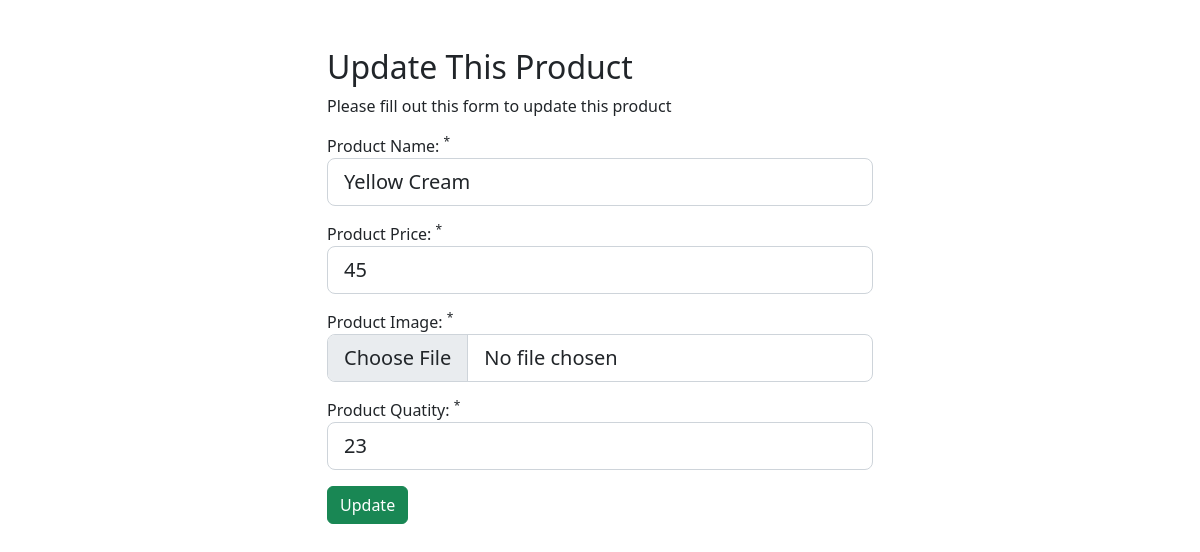
/dashboard/get/11 (signed in), run on the app's committed database.
### tables this page shows
CREATE TABLE `product` (
  `id` int(11) NOT NULL,
  `name` varchar(100) NOT NULL,
  `quantity` int(11) NOT NULL,
  `price` float NOT NULL,
  `image` text NOT NULL,
  `date` date NOT NULL DEFAULT current_timestamp()
);

### app/controllers/Dashboard.php (called while the page is built, shortened)
<?php
class Dashboard extends Controller
{
    private $productModel;
    public function __construct()
    {
        $this->productModel = $this->model('Product');
    }
    public function get($id)
    {
        $product = $this->productModel->getProduct($id);
        $data['product'] = $product;
        $this->view('admin/dashboard/edit', $data);
    }
}

### app/core/App.php (called while the page is built, shortened)
<?php
  class App {
    protected $currentMethod = 'index';
    public function __construct(){
      $url = $this->getUrl();
      if(file_exists('../app/controllers/' . ucwords($url[0]). '.php')){
        unset($url[0]);
      }
      $this->currentController = new $this->currentController;
      if(isset($url[1])){
        if(method_exists($this->currentController, $url[1])){
          $this->currentMethod = $url[1];
          unset($url[1]);
        }
      }
      $this->params = $url ? array_values($url) : [];
      call_user_func_array([$this->currentController, $this->currentMethod], $this->params);
    }
    public function getUrl(){
      if(isset($_GET['url'])){
        $url = rtrim($_GET['url'], '/');
        $url = filter_var($url, FILTER_SANITIZE_URL);
        $url = explode('/', $url);
        return $url;
      }
    return ['0' => 'home'];
    }
  }

### public/index.php (called while the page is built, shortened)
<?php
  $init = new App;

### app/core/Database.php (called while the page is built, shortened)
<?php
  class Database {
    private $host = DB_HOST;
    private $user = DB_USER;
    private $pass = DB_PASS;
    private $dbname = DB_NAME;
    private $dbh;
    private $stmt;
    public function __construct(){
      $dsn = 'mysql:host=' . $this->host . ';dbname=' . $this->dbname;
      $options = array(
        PDO::ATTR_PERSISTENT => true,
        PDO::ATTR_ERRMODE => PDO::ERRMODE_EXCEPTION
      );
      try{
        $this->dbh = new PDO($dsn, $this->user, $this->pass, $options);
      } catch(PDOException $e){
        $this->error = $e->getMessage();
        echo $this->error;
      }
    }
    public function query($sql){
      $this->stmt = $this->dbh->prepare($sql);
    }
    public function bind($param, $value, $type = null){
      if(is_null($type)){
        switch(true){
          default:
            $type = PDO::PARAM_STR;
        }
      }
      $this->stmt->bindValue($param, $value, $type);
    }
    public function execute(){
      return $this->stmt->execute();
    }
    public function single(){
      $this->execute();
      return $this->stmt->fetch(PDO::FETCH_ASSOC);
    }
  }

### app/models/Product.php (called while the page is built, shortened)
<?php
class Product
{
    private $db;
    public function __construct()
    {
        $this->db = new Database;
    }
    public function getProduct($id)
    {
        $this->db->query('SELECT * FROM product WHERE id = :id');
        $this->db->bind(':id', $id);
        $row = $this->db->single();
        if ($row) {
            return $row;
        } else {
            return false;
        }
    }
}

### app/views/admin/dashboard/edit.php (the view, shortened to what this page needs)
<?php require APPROOT . '/views/inc/header.php'; ?>
<div class="container mt-5">
    <div class="row mt-5">
        <div class="col-md-6 mx-auto">
            <h2>Update This Product</h2>
            <p>Please fill out this form to update this product</p>
            <form action="<?php echo URLROOT . 'dashboard/edit/' . $data['product']['id'] ?>" method="post" enctype="multipart/form-data" id="edit">
            <div>
            <div class="form-group mt-3">
                    <label for="name">Product Name: <sup>*</sup></label>
                    <input type="text" id="name" name="name" class="form-control form-control-lg" value="<?php echo $data['product']['name'] ?>">
                </div>
                <div class="form-group mt-3">
                    <label for="price">Product Price: <sup>*</sup></label>
                    <input type="text" id="price" name="price" class="form-control form-control-lg" value="<?php echo $data['product']['price'] ?>">
                </div>
                <div class="form-group mt-3">
                    <label for="image">Product Image: <sup>*</sup></label>
                    <input type="file" id="image" name="image" class="form-control form-control-lg">
                </div>
                <div class="form-group mt-3">
                    <label for="quantity">Product Quatity: <sup>*</sup></label>
                    <input type="text" id="quantity" name="quantity" class="form-control form-control-lg" value="<?php echo $data['product']['quantity'] ?>">
                </div>
                <div class="row mt-3">
                    <div class="col">
                        <input type="submit" value="Update" class="btn btn-success btn-block">
                    </div>
                </div>
            </div>
            </form>
        </div>
    </div>
</div>
<?php require APPROOT . '/views/inc/footer.php'; ?>

### public/css/style.css (style rules this page uses)
* { margin: 0; padding: 0; box-sizing: border-box; }

### data on the page
product: name "Yellow Cream", price "45", quantity "23"
